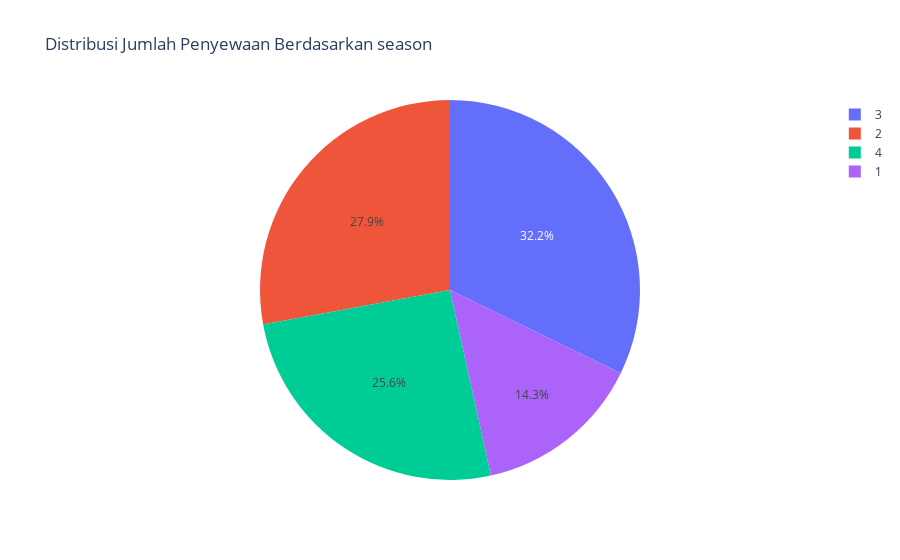
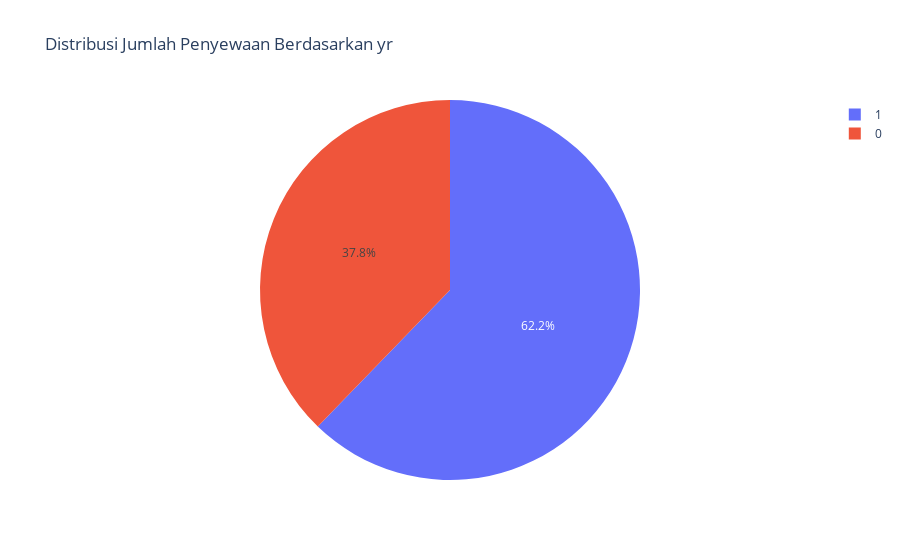
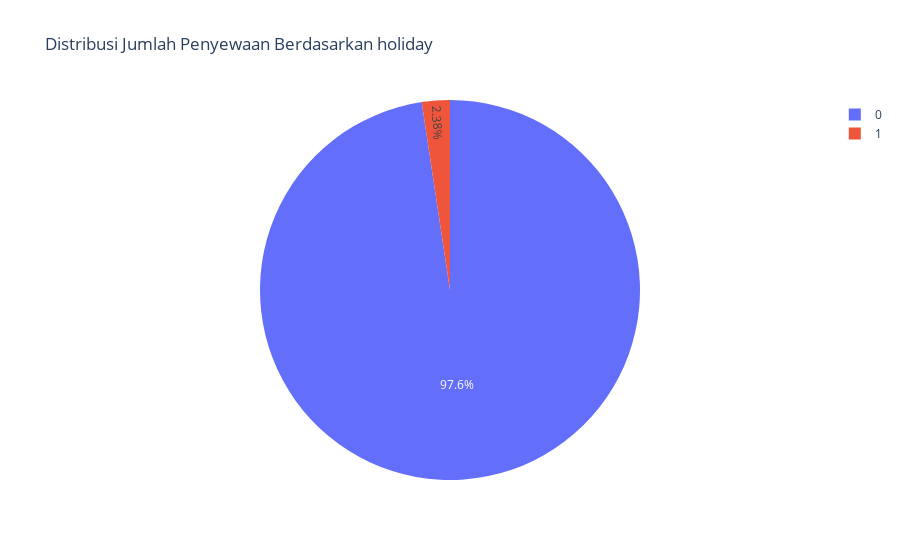
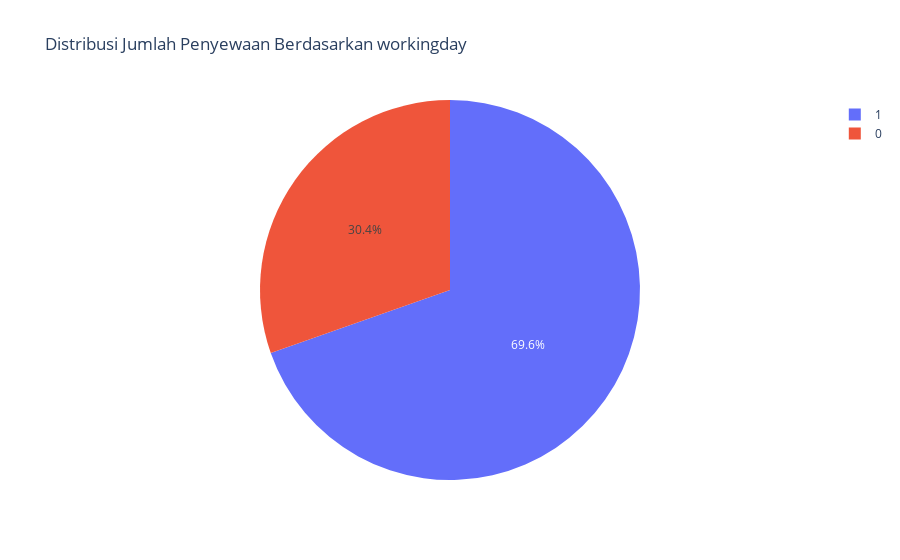

The cell these charts' notebook holds for them, in order:
### Markdown cell above
**Insight :**
- Seasonal Trends: Misalnya, dengan melihat distribusi berdasarkan bulan (mnth), Anda bisa mengetahui musim mana yang memiliki peminjam terbanyak.
- Behavioral Patterns: Dengan melihat hari dalam minggu (weekday), bisa diketahui apakah ada pola peminjaman yang lebih sering terjadi pada hari tertentu.
- Influence of Weather: Fitur seperti suhu (temp, atemp), kelembapan (hum), dan kecepatan angin (windspeed) dapat memberikan gambaran tentang bagaimana cuaca memengaruhi jumlah peminjam.
- Casual vs Registered Users: Anda bisa mengidentifikasi perbedaan pola antara peminjam casual dan registered berdasarkan fitur lainnya.

### Code cell
w = ['season', 'yr', 'holiday', 'workingday', 'weathersit']

for w in w:
    fig = px.pie(daily_data, names=w, values='cnt',
                 title=f'Distribusi Jumlah Penyewaan Berdasarkan {w}')
    fig.show()

### Figure 1 — Plotly figure (JSON) as saved in the notebook; plotly's stock layout.template omitted (floating-point values rounded to 4 significant figures; data arrays with more than 128 entries replaced by an {"elided": "..."} marker saying what was removed)
{"data": [{"domain": {"x": [0, 1], "y": [0, 1]}, "hovertemplate": "season=%{label}<br>cnt=%{value}<extra></extra>", "labels": {"elided": "731 int values"}, "legendgroup": "", "name": "", "showlegend": true, "type": "pie", "values": {"elided": "731 int values"}}], "layout": {"autosize": true, "legend": {"tracegroupgap": 0}, "title": {"text": "Distribusi Jumlah Penyewaan Berdasarkan season"}}}

### Figure 2 — Plotly figure (JSON) as saved in the notebook; plotly's stock layout.template omitted (floating-point values rounded to 4 significant figures; data arrays with more than 128 entries replaced by an {"elided": "..."} marker saying what was removed)
{"data": [{"domain": {"x": [0, 1], "y": [0, 1]}, "hovertemplate": "yr=%{label}<br>cnt=%{value}<extra></extra>", "labels": {"elided": "731 int values"}, "legendgroup": "", "name": "", "showlegend": true, "type": "pie", "values": {"elided": "731 int values"}}], "layout": {"autosize": true, "legend": {"tracegroupgap": 0}, "title": {"text": "Distribusi Jumlah Penyewaan Berdasarkan yr"}}}

### Figure 3 — Plotly figure (JSON) as saved in the notebook; plotly's stock layout.template omitted (floating-point values rounded to 4 significant figures; data arrays with more than 128 entries replaced by an {"elided": "..."} marker saying what was removed)
{"data": [{"domain": {"x": [0, 1], "y": [0, 1]}, "hovertemplate": "holiday=%{label}<br>cnt=%{value}<extra></extra>", "labels": {"elided": "731 int values"}, "legendgroup": "", "name": "", "showlegend": true, "type": "pie", "values": {"elided": "731 int values"}}], "layout": {"autosize": true, "legend": {"tracegroupgap": 0}, "title": {"text": "Distribusi Jumlah Penyewaan Berdasarkan holiday"}}}

### Figure 4 — Plotly figure (JSON) as saved in the notebook; plotly's stock layout.template omitted (floating-point values rounded to 4 significant figures; data arrays with more than 128 entries replaced by an {"elided": "..."} marker saying what was removed)
{"data": [{"domain": {"x": [0, 1], "y": [0, 1]}, "hovertemplate": "workingday=%{label}<br>cnt=%{value}<extra></extra>", "labels": {"elided": "731 int values"}, "legendgroup": "", "name": "", "showlegend": true, "type": "pie", "values": {"elided": "731 int values"}}], "layout": {"autosize": true, "legend": {"tracegroupgap": 0}, "title": {"text": "Distribusi Jumlah Penyewaan Berdasarkan workingday"}}}
